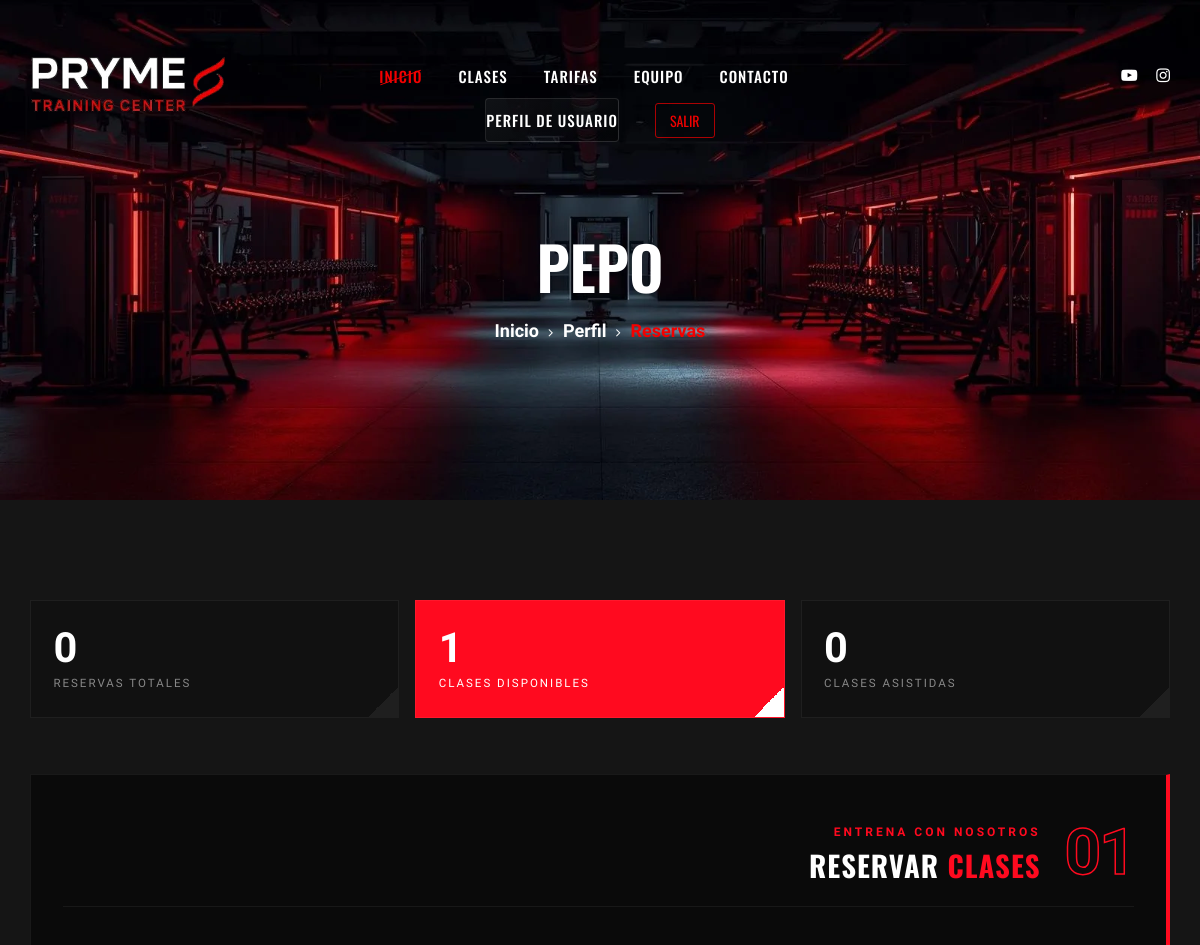
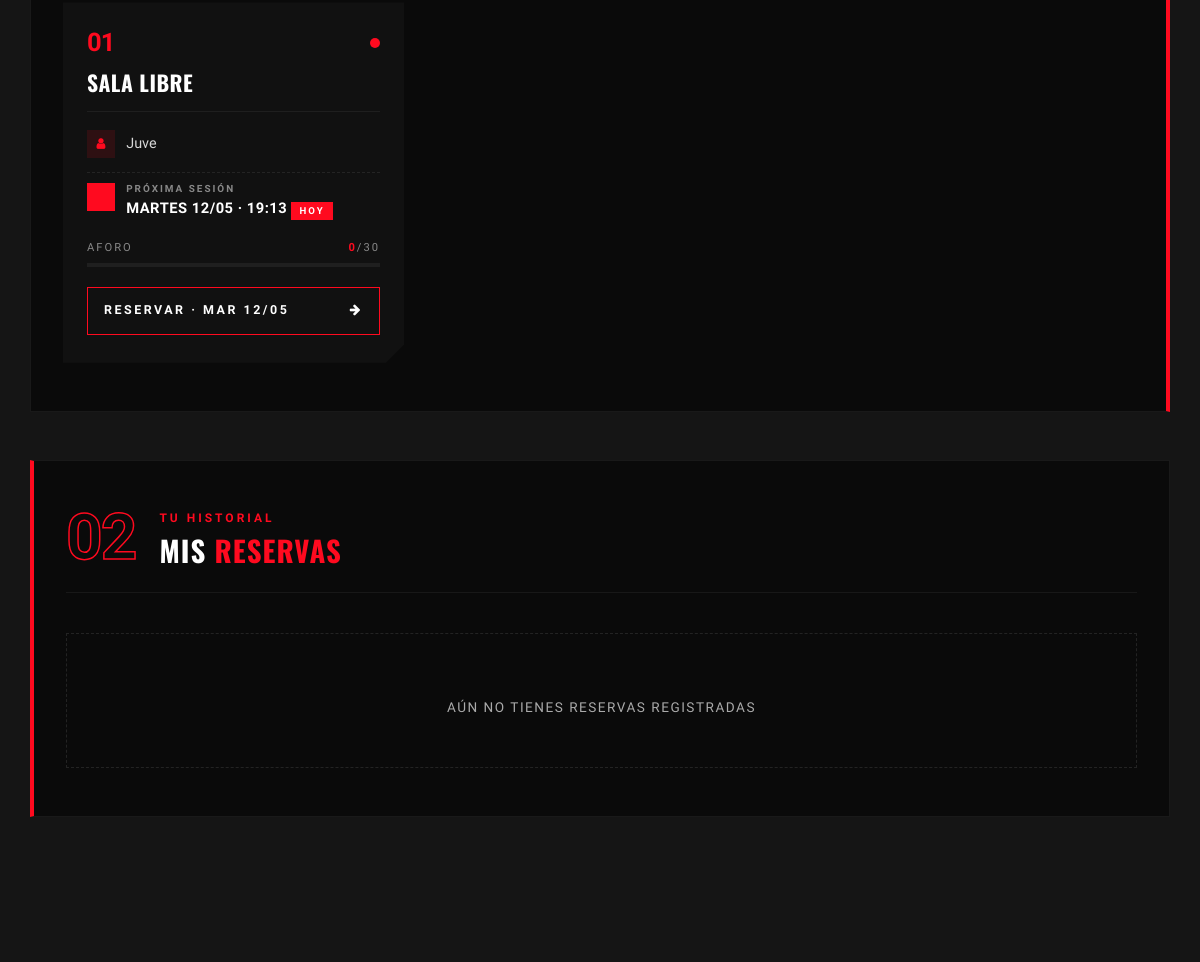
The page /perfil/reservas/ (signed in, upper part) on the database as committed earlier (2 pictures, top to bottom).
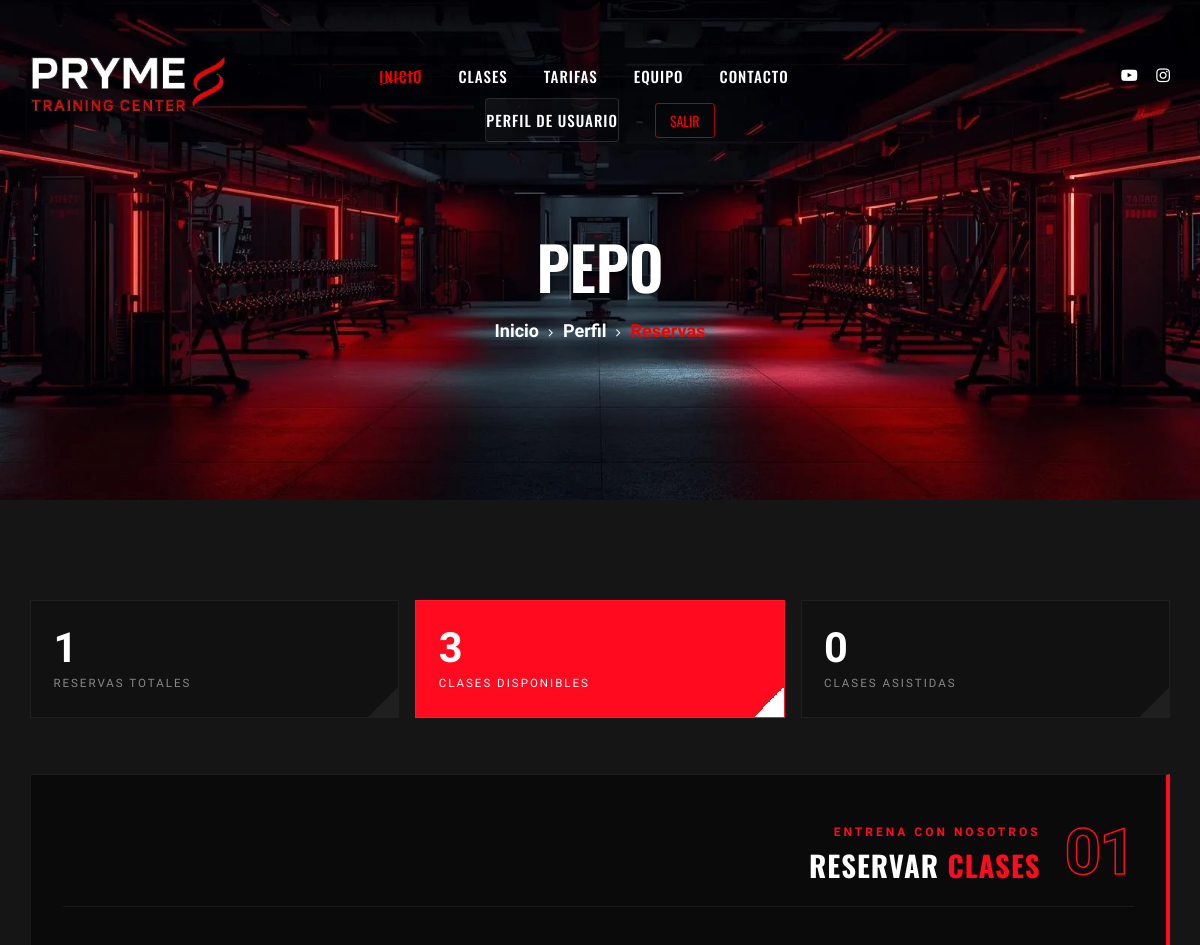
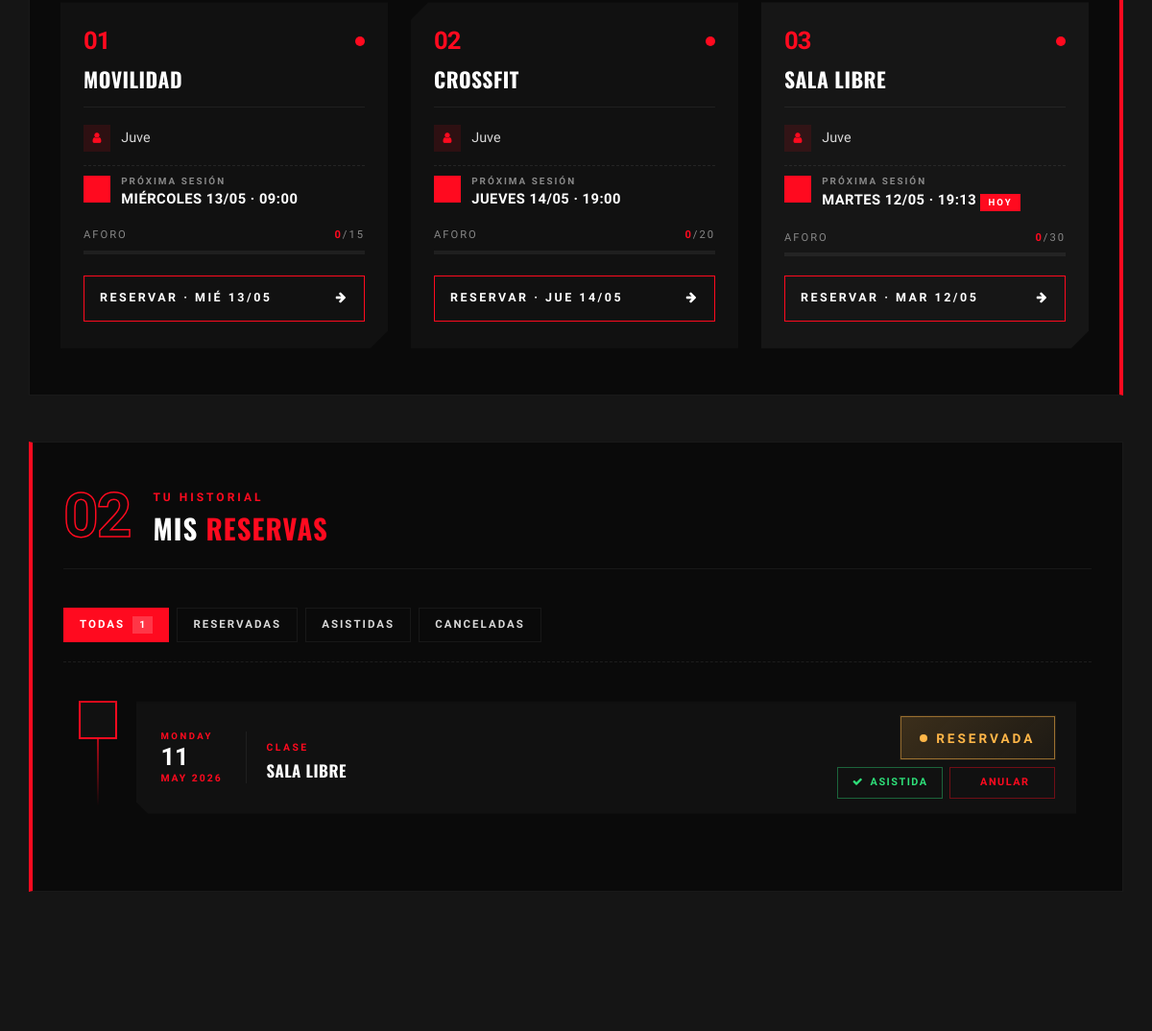
The same page on the database as committed later (2 pictures, top to bottom).
### gimnasio/models.py (models this page shows, shortened)
class Clase(models.Model):
    nombre = models.CharField(max_length=100)
    descripcion = models.TextField(blank=True, null=True)
    horario = models.CharField(max_length=50)
    entrenador = models.ForeignKey(Entrenador, on_delete=models.SET_NULL, null=True, related_name="clases")
    tarifas = models.ManyToManyField(Tarifa, related_name="clases")
    capacidad = models.IntegerField(default=20)

class Entrenador(models.Model):
    ROLES = (
        ('admin', 'Administrador'),
        ('empleado', 'Empleado'),
    )
    user = models.OneToOneField(User, on_delete=models.CASCADE)
    telefono = models.CharField(max_length=20, blank=True)
    especialidad = models.CharField(max_length=100)
    rol = models.CharField(max_length=20, choices=ROLES, default='empleado')
    @property
    def nombre(self):
        return self.user.username

class Reserva(models.Model):
    ESTADOS = [
        ('reservada', 'Reservada'),
        ('asistio', 'Asistió'),
        ('cancelada', 'Cancelada'),
    ]
    cliente = models.ForeignKey(Cliente, on_delete=models.CASCADE, related_name="reservas")
    clase = models.ForeignKey(Clase, on_delete=models.CASCADE, related_name="reservas")
    fecha_reserva = models.DateField()
    estado = models.CharField(max_length=10, choices=ESTADOS, default='reservada')
    class Meta:
        unique_together = ('cliente', 'clase', 'fecha_reserva')

### perfil/views.py (the view, shortened to what this page needs)
# urls.py: path('reservas/', views.mis_reservas, name='mis_reservas'),
@login_required
def mis_reservas(request):
    if request.user.is_staff:
        raise PermissionDenied
    cliente = get_cliente_actual(request)
    hoy = date.today()
    reservas = (
        Reserva.objects
        .filter(cliente=cliente)
        .select_related('clase')
        .order_by('-fecha_reserva')
    )
    clases_qs = (
        Clase.objects
        .filter(tarifas=cliente.tarifa)
        .annotate(
            ocupadas=Count(
                'reservas',
                filter=Q(
                    reservas__estado='reservada',
                    reservas__fecha_reserva=hoy
                )
            )
        )
    )
    clases = []
    for clase in clases_qs:
        prox_dt = proxima_sesion_clase(clase.nombre)
        if prox_dt:
            fecha = prox_dt.date()
            clase.ocupadas = Reserva.objects.filter(
                clase=clase,
                fecha_reserva=fecha,
                estado='reservada'
            ).count()
            clase.proxima = {
                'fecha':  prox_dt.date(),
                'hora':   prox_dt.strftime("%H:%M"),
                'dia':    DIAS_ES[prox_dt.weekday()],
                'es_hoy': prox_dt.date() == hoy,
            }
        else:
            clase.ocupadas=0
            clase.proxima = None
        clases.append(clase)
    total_asistidas = Reserva.objects.filter(
        cliente=cliente,
        estado='asistio'
    ).count()
    context = {
        'cliente': cliente,
        'reservas': reservas,
        'clases': clases,
        'hoy': hoy,
        'total_asistidas': total_asistidas,
    }
    return render(request, 'perfil/reservas.html', context)

### perfil/views.py (called while the page is built)
def get_cliente_actual(request):
    if not request.user.is_authenticated:
        return None
    return get_object_or_404(Cliente, user=request.user)

### perfil/templates/perfil/reservas.html (shortened to what the changed rows need)
{% extends 'perfil/components/base_perfil.html' %}
{% load static %}
{% block estilos %}
    <link rel="stylesheet" href="{% static 'css/perfil/style_reservas.css' %}" type="text/css">
{% endblock %}
{% block contenido %}
<div class="rsv-stats">
    <div class="rsv-stat">
        <span class="rsv-stat-num">{{ reservas|length|default:0 }}</span>
        <span class="rsv-stat-label">Reservas totales</span>
    </div>
    <div class="rsv-stat rsv-stat--accent">
        <span class="rsv-stat-num">{{ clases|length|default:0 }}</span>
        <span class="rsv-stat-label">Clases disponibles</span>
    </div>
</div>
<section class="rsv-section rsv-section--right">
    <header class="rsv-head rsv-head--right">
        <div>
            <h2 class="rsv-title">RESERVAR <strong>CLASES</strong></h2>
        </div>
    </header>
    {% if clases %}
        <div class="rsv-cards">
            {% for clase in clases %}
                <article class="rsv-card {% if clase.ocupadas >= clase.capacidad %}rsv-card--full{% endif %}">
                    <div class="rsv-card-head">
                        <span class="rsv-card-index">{{ forloop.counter|stringformat:"02d" }}</span>
                        <span class="rsv-card-pulse"></span>
                    </div>
                    <h3 class="rsv-card-title">{{ clase.nombre }}</h3>
                    <ul class="rsv-card-meta">
                        <li>
                            <i class="fa fa-user"></i>
                            <span>{{ clase.entrenador.nombre }}</span>
                        </li>
                        {% if clase.proxima %}
                            <li class="rsv-card-meta-next">
                                <i class="fa fa-calendar-day"></i>
                                <span>
                                    <small>Próxima sesión</small>
                                    <strong>
                                        {{ clase.proxima.dia }}
                                        {{ clase.proxima.fecha|date:"d/m" }}
                                        · {{ clase.proxima.hora }}
                                        {% if clase.proxima.es_hoy %}
                                            <em class="rsv-card-meta-today">HOY</em>
                                        {% endif %}
                                    </strong>
                                </span>
                            </li>
                        {% endif %}
                    </ul>
                    <div class="rsv-card-aforo">
                        <div class="rsv-card-aforo-top">
                            <span>Aforo</span>
                            <span><strong>{{ clase.ocupadas }}</strong>/{{ clase.capacidad }}</span>
                        </div>
                        <div class="rsv-card-bar">
                        </div>
                    </div>
                    {% if clase.ocupadas < clase.capacidad %}
                        <form method="post" class="rsv-card-form">
                            <button type="submit" class="rsv-card-btn">
                                <span>
                                    {% if clase.proxima %}
                                        RESERVAR · {{ clase.proxima.dia|slice:":3"|upper }} {{ clase.proxima.fecha|date:"d/m" }}
                                    {% else %}
                                        RESERVAR
                                    {% endif %}
                                </span>
                                <i class="fa fa-arrow-right"></i>
                            </button>
                        </form>
                    {% else %}
                        <div class="rsv-card-full">
                            <i class="fa fa-ban"></i> Aforo completo
                        </div>
                    {% endif %}
                </article>
            {% endfor %}
        </div>
    {% else %}
        <div class="rsv-empty">
            <i class="fa fa-circle-exclamation"></i>
            <p>No hay clases disponibles para tu tarifa</p>
        </div>
    {% endif %}
</section>
<section class="rsv-section rsv-section--left">
    <header class="rsv-head rsv-head--left">
        <div>
            <h2 class="rsv-title">MIS <strong>RESERVAS</strong></h2>
        </div>
    </header>
    {% if reservas %}
        <div class="rsv-filters" role="tablist">
            <button type="button" class="rsv-filter is-active" data-filter="all">
                <span>Todas</span>
                <em>{{ reservas|length }}</em>
            </button>
            <button type="button" class="rsv-filter" data-filter="reservada">
                <span>Reservadas</span>
            </button>
            <button type="button" class="rsv-filter" data-filter="asistio">
                <span>Asistidas</span>
            </button>
            <button type="button" class="rsv-filter" data-filter="cancelada">
                <span>Canceladas</span>
            </button>
        </div>
        <div class="rsv-timeline-wrapper p-3">
            <ol class="rsv-timeline">
                {% for reserva in reservas %}
                    <li class="rsv-timeline-item rsv-state--{{ reserva.estado }}"
                        data-estado="{{ reserva.estado }}">
                        <div class="rsv-timeline-dot">
                        </div>
                        <div class="rsv-timeline-card rsv-card--{{ reserva.estado }}">
                            <div class="rsv-timeline-date">
                                <span class="rsv-timeline-day">{{ reserva.fecha_reserva|date:"l" }}</span>
                                {{ reserva.fecha_reserva|date:"d" }}
                                <small>{{ reserva.fecha_reserva|date:"M Y" }}</small>
                            </div>
                            <div class="rsv-timeline-body">
                                <span class="rsv-tag">CLASE</span>
                                <h5>{{ reserva.clase.nombre }}</h5>
                            </div>
                            <div class="rsv-timeline-right">
                                <span class="rsv-status">
                                    {% if reserva.estado == 'reservada' %}Reservada
                                    {% elif reserva.estado == 'asistio' %}Asistió
                                    {% else %}Cancelada{% endif %}
                                </span>
                                {% if reserva.estado == 'reservada' %}
                                    <div class="rsv-timeline-actions">
                                        <form method="post" class="rsv-inline-form js-confirm-asistir">
                                            <button type="submit"
                                                    class="rsv-act rsv-act--asistir"
                                                    title="Marcar como asistida">
                                                <i class="fa fa-check"></i>
                                                <span>Asistida</span>
                                            </button>
                                        </form>
                                        <form method="post"
                                            class="rsv-inline-form js-confirm-cancel">
                                            <button type="submit"
                                                    class="rsv-act rsv-act--cancelar"
                                                    title="Anular reserva">
                                                <span>Anular</span>
                                            </button>
                                        </form>
                                    </div>
                                {% endif %}
                            </div>
                        </div>
                    </li>
                {% endfor %}
            </ol>
        </div>
    {% else %}
        <div class="rsv-empty">
            <p>Aún no tienes reservas registradas</p>
        </div>
    {% endif %}
</section>
{% endblock %}

Rows that differ between the two databases and show on the page:
now on this page (row unchanged): Clase: nombre "MOVILIDAD", entrenador.nombre "Juve", proxima.dia "MIÉRCOLES", proxima.fecha "13/05", proxima.hora "09:00", ocupadas "0", capacidad "15", proxima.dia "MIÉ"
now on this page (row unchanged): Clase: nombre "CROSSFIT", entrenador.nombre "Juve", proxima.dia "JUEVES", proxima.fecha "14/05", proxima.hora "19:00", ocupadas "0", capacidad "20", proxima.dia "JUE"
added Reserva: fecha_reserva "MONDAY", fecha_reserva "11", fecha_reserva "MAY 2026", clase.nombre "SALA LIBRE", estado "RESERVADA"
Other text that changed with them:
{{ reservas|length|default:0 }}: "0" → "1"
{{ clases|length|default:0 }}: "1" → "3"
{{ reservas|length }}: (not shown) → "1"
text no longer shown: "AÚN NO TIENES RESERVAS REGISTRADAS"
text now shown: "TODAS RESERVADAS ASISTIDAS CANCELADAS"
